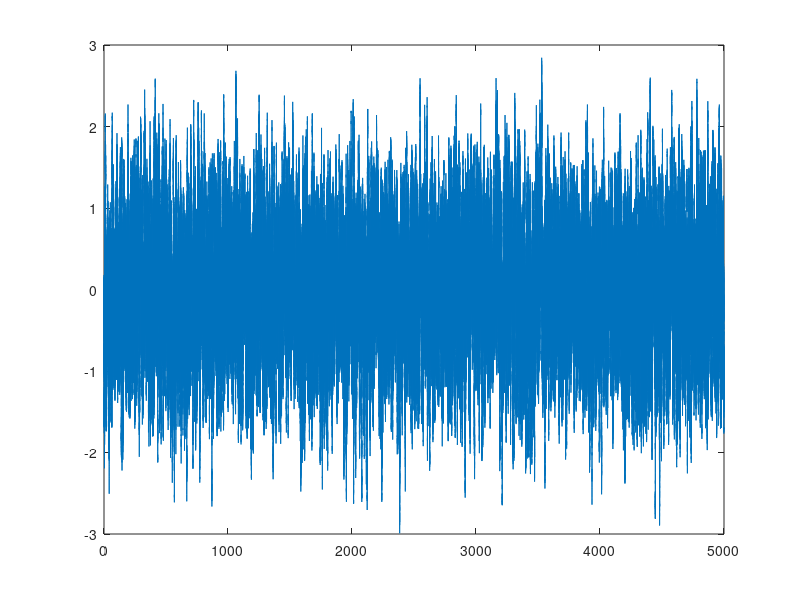

Write the MATLAB code that produced this figure. (Note: this script raises an error after producing the figure.)
clc; clear; close all;
%%

T = 5000;
N = 100 * T;
h = T / N;
timeVec = linspace(0, T, N+1);

V = @(x) x.^2/2;
F = @(x) x;
% V = @(x) x.^4/4 - x.^2/2;
% F = @(x) x^3 - x;
sigma = 0.5;
alpha = 1;
g = sqrt(2*sigma);

dW = sqrt(h) * randn(1, N);
W = [0, cumsum(dW, 2)];

% EM
X = zeros(1, N+1);
for i = 1 : N
    X(i+1) = X(i) + h * (-alpha * F(X(i))) + g * dW(i);
end

XX = linspace(min(X), max(X), 1000);
% theoryPdf = normpdf(XX, 0, sqrt(sigma));
theoryPdf = exp(-1/sigma * V(XX));
theoryPdf = theoryPdf / trapz(XX, theoryPdf);

figure
plot(timeVec, X);

figure
histogram(X, 'normalization', 'pdf')
hold on
plot(XX, theoryPdf, 'r')